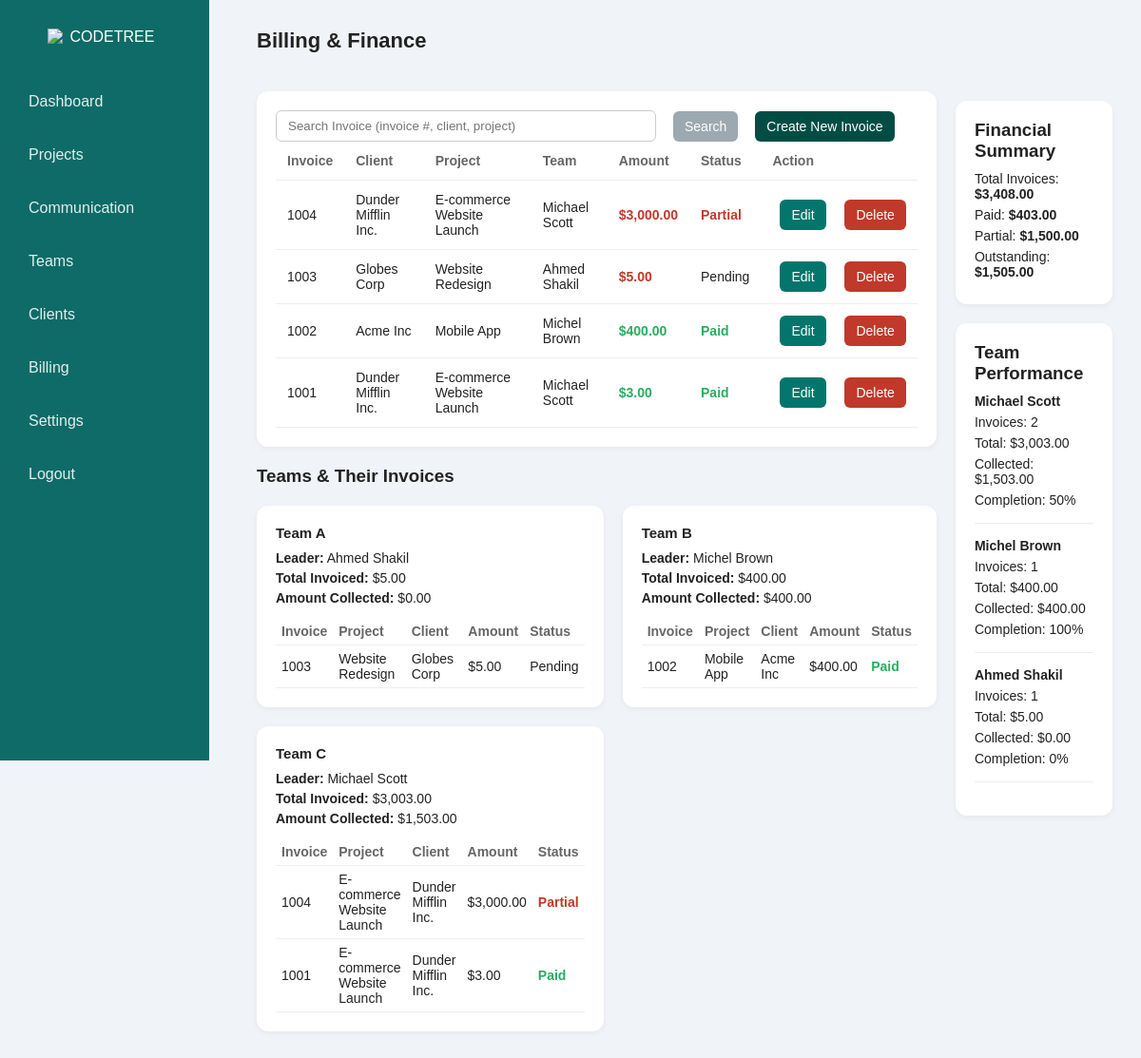
The page /codetree-ipcms/billing.php (signed in) on the database its author committed.
### tables this page shows
CREATE TABLE `invoices` (
  `id` int(11) NOT NULL,
  `project_id` int(11) DEFAULT NULL,
  `invoice_number` varchar(50) DEFAULT NULL,
  `amount` decimal(10,2) DEFAULT NULL,
  `issue_date` date DEFAULT NULL,
  `due_date` date DEFAULT NULL,
  `status` enum('Pending','Partial','Paid') DEFAULT 'Pending',
  `paid_amount` decimal(10,2) DEFAULT 0.00
);

CREATE TABLE `projects` (
  `id` int(11) NOT NULL,
  `title` varchar(255) NOT NULL,
  `description` text DEFAULT NULL,
  `team_lead` varchar(100) DEFAULT NULL,
  `members` text DEFAULT NULL,
  `client` varchar(100) DEFAULT NULL,
  `budget` decimal(10,2) DEFAULT NULL,
  `progress` int(11) DEFAULT 0,
  `assigned_date` date DEFAULT NULL,
  `due_date` date DEFAULT NULL,
  `status` enum('Not Started','In Progress','Completed') DEFAULT 'Not Started',
  `created_at` timestamp NOT NULL DEFAULT current_timestamp()
);

CREATE TABLE `teams` (
  `id` int(11) NOT NULL,
  `name` varchar(100) NOT NULL,
  `leader` varchar(100) DEFAULT NULL,
  `members` text DEFAULT NULL,
  `created_at` timestamp NOT NULL DEFAULT current_timestamp()
);

### codetree-ipcms/billing.php (the view, shortened to what this page needs)
<?php
$host = "127.0.0.1";
$db   = "codetree";
$user = "root";
$pass = "";
$charset = "utf8mb4";
$dsn = "mysql:host=$host;dbname=$db;charset=$charset";
$options = [
    PDO::ATTR_ERRMODE            => PDO::ERRMODE_EXCEPTION,
    PDO::ATTR_DEFAULT_FETCH_MODE => PDO::FETCH_ASSOC,
];
try {
    $pdo = new PDO($dsn, $user, $pass, $options);
} catch (PDOException $e) {
    die("DB connection failed: " . $e->getMessage());
}
$invoicesStmt = $pdo->prepare("
    SELECT i.*, p.title AS project_title, p.client AS client_name, p.team_lead AS project_team_lead
    FROM invoices i
    LEFT JOIN projects p ON i.project_id = p.id
    ORDER BY i.id DESC
");
$invoicesStmt->execute();
$invoices = $invoicesStmt->fetchAll();
$teamsStmt = $pdo->prepare("SELECT * FROM teams ORDER BY name");
$teamsStmt->execute();
$teams = $teamsStmt->fetchAll();
$teamInvoicesStmt = $pdo->prepare("
    SELECT i.*, p.client AS client_name, p.title AS project_title
    FROM invoices i
    LEFT JOIN projects p ON i.project_id = p.id
    WHERE p.team_lead = ?
    ORDER BY i.id DESC
");
?>
<!DOCTYPE html>
<html lang="en">
<head>
</head>
<body>
  <div class="sidebar">
    <div class="logo">
      <img src="logo.png" alt="CODETREE">
    </div>
    <ul class="navlist">
      <li><a href="adashboard.php">Dashboard</a></li>
      <li><a href="projects.php">Projects</a></li>
      <li><a href="comunication.php">Communication</a></li>
      <li><a href="teams.php">Teams</a></li>
      <li><a href="clients.php">Clients</a></li>
      <li><a href="billing.php">Billing</a></li>
      <li><a href="settins.php">Settings</a></li>
      <li><a href="logout.php">Logout</a></li>
    </ul>
  </div>
  <div class="content">
    <div class="header-bar">
      <h1>Billing & Finance</h1>
    </div>
    <div class="main-grid">
      <div>
        <div class="card">
          <div class="table-header">
            <div class="table-actions">
              <input type="text" id="searchInput" placeholder="Search Invoice (invoice #, client, project)">
              <button class="btn btn-search" id="searchBtn">Search</button>
              <button class="btn" id="createInvoiceBtn">Create New Invoice</button>
            </div>
          </div>
          <table id="invoiceTable">
            <thead>
              <tr><th>Invoice</th><th>Client</th><th>Project</th><th>Team</th><th>Amount</th><th>Status</th><th>Action</th></tr>
            </thead>
            <tbody>
              <?php foreach ($invoices as $inv):
                  $id = (int)$inv['id'];
                  $invoice_no = htmlspecialchars($inv['invoice_number'] ?? '');
                  $client_name = htmlspecialchars($inv['client_name'] ?? '—');
                  $project_title = htmlspecialchars($inv['project_title'] ?? '—');
                  $team_lead = htmlspecialchars($inv['project_team_lead'] ?? '—');
                  $amount = number_format((float)($inv['amount'] ?? 0), 2);
                  $status = htmlspecialchars($inv['status'] ?? 'Pending');
                  $paid = number_format((float)($inv['paid_amount'] ?? 0), 2);
                  $issue_date = htmlspecialchars($inv['issue_date'] ?? '');
                  $due_date = htmlspecialchars($inv['due_date'] ?? '');
                  $project_id = (int)($inv['project_id'] ?? 0);
                  $status_class = '';
                  if ($status === 'Paid') $status_class = 'amount-green';
                  elseif ($status === 'Partial') $status_class = 'amount-red';
                  else $status_class = '';
              ?>
              <tr data-id="<?= $id ?>"
                  data-invoice="<?= $invoice_no ?>"
                  data-client="<?= $client_name ?>"
                  data-project="<?= $project_title ?>"
                  data-team="<?= $team_lead ?>"
                  data-project-id="<?= $project_id ?>"
                  data-amount="<?= $amount ?>"
                  data-date="<?= $issue_date ?>"
                  data-due="<?= $due_date ?>"
                  data-status="<?= $status ?>"
                  data-payment="<?= $paid ?>"
                  data-team-lead="<?= $team_lead ?>">
                <td><?= $invoice_no ?></td>
                <td><?= $client_name ?></td>
                <td><?= $project_title ?></td>
                <td><?= $team_lead ?></td>
                <td class="<?= $status === 'Paid' ? 'amount-green' : 'amount-red' ?>">$<?= $amount ?></td>
                <td><span class="<?= $status_class ?>"><?= $status ?></span></td>
                <td class="actions-cell">
                  <button type="button" class="btn btn-edit edit-btn">Edit</button>
                  <form method="post" style="display:inline;margin-left:8px;">
                    <button type="submit" class="btn btn-delete" onclick="return confirm('Are you sure you want to delete this invoice?')">Delete</button>
                  </form>
                </td>
              </tr>
              <?php endforeach; ?>
            </tbody>
          </table>
        </div>
        <h3 style="margin:20px 0;">Teams & Their Invoices</h3>
        <div class="teams-grid">
          <?php foreach ($teams as $team):
              $teamName = $team['name'];
              $teamLeader = $team['leader'];
              $teamInvoicesStmt->execute([$teamLeader]);
              $teamInvoices = $teamInvoicesStmt->fetchAll();
              $teamTotal = 0;
              $teamPaid = 0;
              foreach ($teamInvoices as $ti) {
                  $teamTotal += (float)($ti['amount'] ?? 0);
                  if (($ti['status'] ?? '') === 'Paid') {
                      $teamPaid += (float)($ti['paid_amount'] ?? 0);
                  } elseif (($ti['status'] ?? '') === 'Partial') {
                      $teamPaid += (float)($ti['paid_amount'] ?? 0);
                  }
              }
          ?>
            <div class="team-box">
              <h4><?= htmlspecialchars($teamName) ?></h4>
              <p><strong>Leader:</strong> <?= htmlspecialchars($teamLeader) ?></p>
              <p><strong>Total Invoiced:</strong> $<?= number_format($teamTotal, 2) ?></p>
              <p><strong>Amount Collected:</strong> $<?= number_format($teamPaid, 2) ?></p>
              <div class="team-invoices">
                <table>
                  <thead><tr><th>Invoice</th><th>Project</th><th>Client</th><th>Amount</th><th>Status</th></tr></thead>
                  <tbody>
                    <?php if (count($teamInvoices) === 0): ?>
                      <tr><td colspan="5" style="color:#888; text-align:center;">No invoices for this team.</td></tr>
                    <?php else: ?>
                      <?php foreach ($teamInvoices as $ti):
                          $t_invoice = htmlspecialchars($ti['invoice_number'] ?? '');
                          $t_project = htmlspecialchars($ti['project_title'] ?? '—');
                          $t_client  = htmlspecialchars($ti['client_name'] ?? '—');
                          $t_amount  = number_format((float)($ti['amount'] ?? 0), 2);
                          $t_status  = htmlspecialchars($ti['status'] ?? 'Pending');
                          $t_status_class = '';
                          if ($t_status === 'Paid') $t_status_class = 'amount-green';
                          elseif ($t_status === 'Partial') $t_status_class = 'amount-red';
                      ?>
                        <tr>
                          <td><?= $t_invoice ?></td>
                          <td><?= $t_project ?></td>
                          <td><?= $t_client ?></td>
                          <td>$<?= $t_amount ?></td>
                          <td><span class="<?= $t_status_class ?>"><?= $t_status ?></span></td>
                        </tr>
                      <?php endforeach; ?>
                    <?php endif; ?>
                  </tbody>
                </table>
              </div>
            </div>
          <?php endforeach; ?>
        </div>
      </div>
      <div>
        <div class="card summary">
          <h3>Financial Summary</h3>
          <?php
            $total = 0.0; $paid = 0.0; $partial = 0.0;
            foreach ($invoices as $inv) {
                $amt = (float)($inv['amount'] ?? 0);
                $total += $amt;
                if (($inv['status'] ?? '') === 'Paid') $paid += (float)($inv['paid_amount'] ?? 0);
                if (($inv['status'] ?? '') === 'Partial') $partial += (float)($inv['paid_amount'] ?? 0);
            }
            $outstanding = $total - ($paid + $partial);
          ?>
          <p>Total Invoices: <b>$<?= number_format($total,2) ?></b></p>
          <p>Paid: <b>$<?= number_format($paid,2) ?></b></p>
          <p>Partial: <b>$<?= number_format($partial,2) ?></b></p>
          <p>Outstanding: <b>$<?= number_format($outstanding,2) ?></b></p>
        </div>
        <div class="card summary">
          <h3>Team Performance</h3>
          <?php
          $teamPerformanceStmt = $pdo->prepare("
            SELECT p.team_lead,
                   COUNT(i.id) as invoice_count,
                   SUM(i.amount) as total_amount,
                   SUM(CASE WHEN i.status = 'Paid' THEN i.paid_amount ELSE 0 END) as paid_amount,
                   SUM(CASE WHEN i.status = 'Partial' THEN i.paid_amount ELSE 0 END) as partial_amount
            FROM invoices i
            LEFT JOIN projects p ON i.project_id = p.id
            GROUP BY p.team_lead
            ORDER BY total_amount DESC
          ");
          $teamPerformanceStmt->execute();
          $teamPerformance = $teamPerformanceStmt->fetchAll();
          foreach ($teamPerformance as $team):
            $teamName = htmlspecialchars($team['team_lead'] ?? 'Unassigned');
            $invoiceCount = (int)$team['invoice_count'];
            $totalAmount = number_format((float)$team['total_amount'], 2);
            $paidAmount = number_format((float)$team['paid_amount'] + (float)$team['partial_amount'], 2);
            $completionRate = $team['total_amount'] > 0 ?
                round((((float)$team['paid_amount'] + (float)$team['partial_amount']) / (float)$team['total_amount']) * 100, 1) : 0;
          ?>
          <div style="margin-bottom: 15px; padding-bottom: 10px; border-bottom: 1px solid #eee;">
            <p><strong><?= $teamName ?></strong></p>
            <p>Invoices: <?= $invoiceCount ?></p>
            <p>Total: $<?= $totalAmount ?></p>
            <p>Collected: $<?= $paidAmount ?></p>
            <p>Completion: <?= $completionRate ?>%</p>
          </div>
          <?php endforeach; ?>
        </div>
      </div>
    </div>
  </div>
</body>
</html>

### codetree-ipcms/billing.php (style rules this page uses)
* { margin:0; padding:0; box-sizing:border-box; }
body { font-family: Arial, sans-serif; background:#f0f3f7; display:flex; color:#222; }
.sidebar { width:220px; background:#0f6b67; color:#fff; padding:30px 16px; position:fixed; top:0; left:0; min-height:100vh; display:flex; flex-direction:column; }
.logo { text-align:center;margin-bottom:40px; }
.logo img { width:120px;display:block;margin:0 auto; }
.sidebar ul.navlist { list-style:none;padding:0;flex-grow:1; }
.sidebar ul.navlist li { margin-bottom:18px; }
.sidebar ul.navlist a { color:#dfeff0; text-decoration:none; display:block; padding:10px 14px; border-radius:6px; transition:0.3s; font-size:16px; }
.content { margin-left:240px; padding:30px; width:calc(100% - 240px); }
h1 { font-size:22px; font-weight:bold; margin-bottom:20px; }
.header-bar { display:flex; justify-content:space-between; align-items:center; margin-bottom:20px; flex-wrap: wrap; gap: 15px; }
.btn { margin-left:8px; padding:8px 12px; border-radius:6px; border:none; cursor:pointer; background:#014d44; color:#fff; transition:0.18s; font-size:14px; }
.btn-edit { background:#02766c; }
.btn-delete { background:#c0392b; }
.btn-search { background: #919fa8e3; }
.main-grid { display:grid; grid-template-columns:2fr 1fr; gap:20px; }
.card { background:#fff; padding:20px; border-radius:12px; box-shadow:0 2px 6px rgba(0,0,0,0.05); margin-bottom:20px; }
.table-actions { display: flex; gap: 10px; align-items: center; }
.table-actions input { padding:8px 12px; border:1px solid #ccc; border-radius:6px; outline:none; width:400px; }
table { width:100%; border-collapse:collapse; }
th,td { padding:12px; font-size:14px; text-align:left; border-bottom:1px solid #eee; }
tr[data-id] { cursor:pointer; }
th { color:#666; }
.amount-red { color:#c0392b; font-weight:bold; }
.amount-green { color:#27ae60; font-weight:bold; }
.teams-grid { display:grid; grid-template-columns:1fr 1fr; gap:20px; }
.team-box { background:#fff; padding:20px; border-radius:12px; box-shadow:0 2px 6px rgba(0,0,0,0.05); }
.team-box h4 { margin-bottom:8px; font-size:15px; }
.team-box p { font-size:14px; line-height:1.5; }
.team-invoices { margin-top:10px; }
.team-invoices table { width:100%; font-size:13px; }
.team-invoices th, .team-invoices td { padding:6px; border-bottom:1px solid #eee; }
.summary { text-align:left; margin-top:10px; }
.summary h3 { margin-bottom:10px; }
.summary p { margin:6px 0; font-size:14px; }
.actions-cell { white-space:nowrap; }

### rows shown on the page
invoices: invoice_number "1004", project.client "Dunder Mifflin Inc.", project.title "E-commerce Website Launch", project.team_lead "Michael Scott", amount "3,000.00", status "Partial"
invoices: invoice_number "1003", project.client "Globes Corp", project.title "Website Redesign", project.team_lead "Ahmed Shakil", amount "5.00", status "Pending"
invoices: invoice_number "1002", project.client "Acme Inc", project.title "Mobile App", project.team_lead "Michel Brown", amount "400.00", status "Paid"
invoices: invoice_number "1001", project.client "Dunder Mifflin Inc.", project.title "E-commerce Website Launch", project.team_lead "Michael Scott", amount "3.00", status "Paid"
teams: name "Team A", leader "Ahmed Shakil", teamTotal "5.00", teamPaid "0.00"
teams: name "Team B", leader "Michel Brown", teamTotal "400.00", teamPaid "400.00"
teams: name "Team C", leader "Michael Scott", teamTotal "3,003.00", teamPaid "1,503.00"

### other values the page prints
$total "3,408.00"
$paid "403.00"
$partial "1,500.00"
$outstanding "1,505.00"
$teamName "Michael Scott"
$invoiceCount "2"
$totalAmount "3,003.00"
$paidAmount "1,503.00"
$completionRate "50"
$teamName "Michel Brown"
$invoiceCount "1"
$totalAmount "400.00"
$paidAmount "400.00"
$completionRate "100"
$teamName "Ahmed Shakil"
